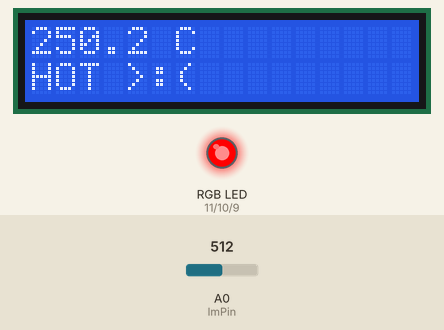
Bench run of a sketch on a simulated Arduino Uno, built with avr-gcc and run on an emulated ATmega328P. On the bench: 16×2 character LCD, an RGB LED mixed from three pins (HIGH = lit). The test bench sets the inputs (shaded band); at power-on: A0 (lmPin) = 512. What the sketch prints to the serial monitor is not drawn.

Above: at 1.2 s.
1.3 s: A0 (lmPin) set to 55
At 2.4 s:
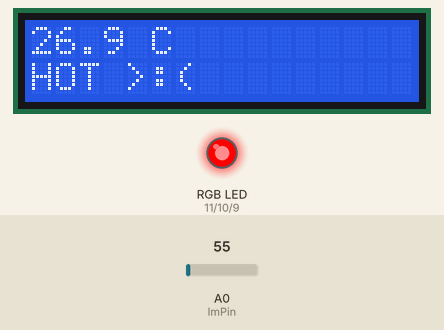
3.6 s: A0 (lmPin) set to 46
At 5.1 s:
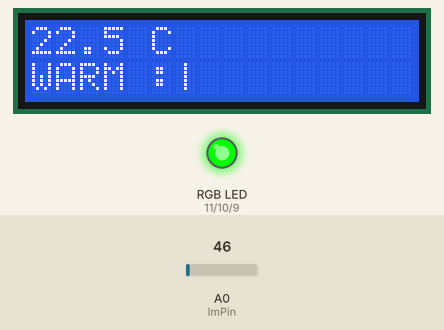
5.7 s: A0 (lmPin) set to 15
At 7.7 s:
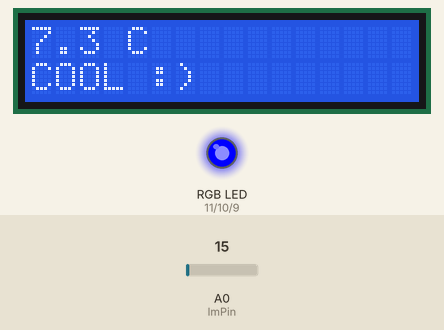
Timing chart, 0 to 9.2 s (numbered marks = the images above; inputs shaded):
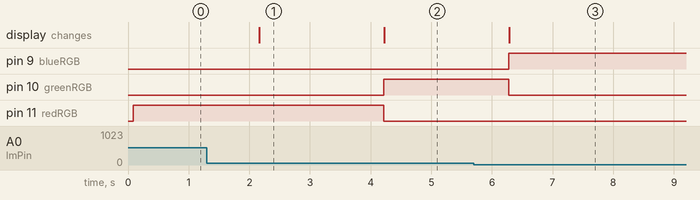

The sketch:

Temperature_Monitor.ino
```cpp
// Library Installation //
#include <LiquidCrystal.h>
// LDC Pin Variables //
int D4 = 2;
int D5 = 3;
int D6 = 4;
int D7 = 5;
int E = 6;
int RS = 7;

//Enabling LiquidCrystal//
LiquidCrystal lcd(RS, E, D4, D5, D6, D7);

// Hardware / Pin Variables Setting //
int lmPin = A0;
int redRGB = 11;
int greenRGB = 10;
int blueRGB = 9;
int Brightness = 255;
int readValue;
float voltValue;
float miliVolt;
float Temperature;

void setup() {
  Serial.begin(9600);
  pinMode(lmPin, INPUT);
  pinMode(redRGB, OUTPUT);
  pinMode(greenRGB, OUTPUT);
  pinMode(blueRGB, OUTPUT);
  lcd.begin(16, 2);

}

void loop() {
  // ADC - Voltage - Temperature (°C) Conversion //
  readValue = analogRead(lmPin);
  voltValue = (5./1023.) * readValue;
  miliVolt = voltValue * 1000.;
  Temperature = miliVolt / 10.;

  // Serial Monitor Manipulation //
  Serial.println("");
  Serial.println("ADC Converter (Analog Value - MiliVolts): ");
  Serial.print(readValue);
  Serial.print(" - ");
  Serial.print(miliVolt);
  Serial.print(" mV");
  Serial.println("");
  Serial.println("Temperature: ");
  Serial.print(Temperature);
  Serial.println("°C");

// Temperature Conditionals //
  if(Temperature < 20.){
    analogWrite(blueRGB, Brightness);
    analogWrite(redRGB, 0);
    analogWrite(greenRGB, 0);
    Serial.print("COOL");
    Serial.println("");
    lcd.setCursor(0, 0);
    lcd.print(Temperature, 1);
    lcd.print(" C     ");
    lcd.setCursor(0, 1);
    lcd.print("COOL :)");

  }

  else if(Temperature >= 20. && Temperature <= 25.){
    analogWrite(greenRGB, Brightness);
    analogWrite(redRGB, 0);
    analogWrite(blueRGB, 0);
    Serial.print("WARM");
    Serial.println("");
    lcd.setCursor(0, 0);
    lcd.print(Temperature, 1);
    lcd.print(" C     ");
    lcd.setCursor(0, 1);
    lcd.print("WARM :|");
  }

  else {
    analogWrite(redRGB, Brightness);
    analogWrite(greenRGB, 0);
    analogWrite(blueRGB, 0);
    Serial.print("HOT");
    Serial.println("");
    lcd.setCursor(0, 0);
    lcd.print(Temperature, 1);
    lcd.print(" C     ");
    lcd.setCursor(0, 1);
    lcd.print("HOT >:(");
  }

  delay(1000);

}
```

Measured:
- the behaviour switches between 52 and 51 on A0 (lmPin) (found by bisection; images 1 and 2)
- after the input at 1.3 s, the display: changes after 0.86 s (image 1)
- after the input at 3.6 s, pin 10 (greenRGB): LOW → HIGH after 0.62 s; pin 11 (redRGB): HIGH → LOW after 0.62 s; the display: changes after 0.63 s (image 2)
- after the input at 5.7 s, pin 9 (blueRGB): LOW → HIGH after 0.58 s; pin 10 (greenRGB): HIGH → LOW after 0.58 s; the display: changes after 0.59 s (image 3)
